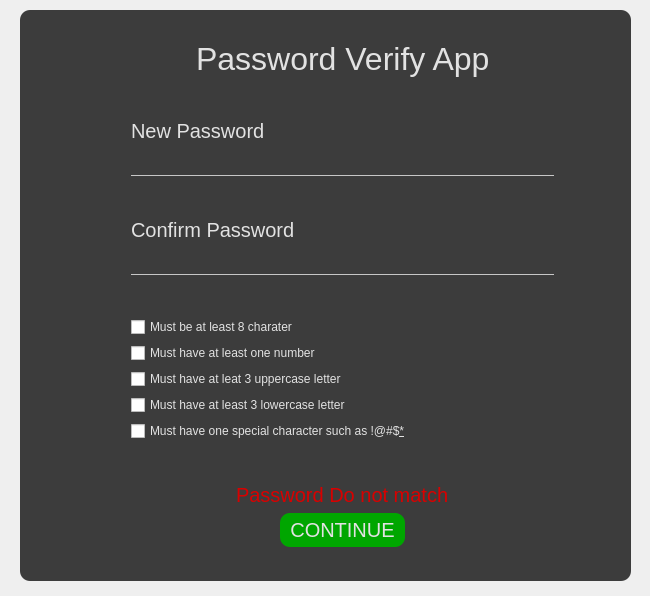
<?xml version="1.0" encoding="UTF-8"?>
<ui version="4.0">
 <class>PasswordVerifyApp</class>
 <widget class="QMainWindow" name="PasswordVerifyApp">
  <property name="geometry">
   <rect>
    <x>0</x>
    <y>0</y>
    <width>650</width>
    <height>596</height>
   </rect>
  </property>
  <property name="windowTitle">
   <string>PasswordVerifyApp</string>
  </property>
  <property name="autoFillBackground">
   <bool>false</bool>
  </property>
  <property name="styleSheet">
   <string notr="true">* {
color: rgb(226, 226, 226);
font-family: &quot;Roboto&quot;;
font-size: 15pt;
}

#PasswordVerifyApp {
background-image: url(:/backgroud/prefix1/bg);
background-position: center;
}

#appTitle {
font-size: 24pt;
text-transform: uppercase;
}
#frame {
border-radius: 10px;
background-color: rgba(49, 49, 49, 240);
}

QLineEdit {
background: transparent;
border: none;
border-bottom: 1px solid #c7c7c7;
}

QLineEdit ::hover {
border-bottom: 1px solid #49df49;
}

QCheckBox {
font-size: 9pt
}

#matchLabel{
color: rgb(216, 0, 0);
}

QPushButton {
padding: 5px 10px;
background-color: rgb(0, 166, 0);
border-radius: 10px;

}</string>
  </property>
  <widget class="QWidget" name="centralWidget">
   <widget class="QFrame" name="frame">
    <property name="geometry">
     <rect>
      <x>20</x>
      <y>10</y>
      <width>611</width>
      <height>571</height>
     </rect>
    </property>
    <property name="autoFillBackground">
     <bool>false</bool>
    </property>
    <property name="styleSheet">
     <string notr="true"/>
    </property>
    <property name="frameShape">
     <enum>QFrame::StyledPanel</enum>
    </property>
    <property name="frameShadow">
     <enum>QFrame::Raised</enum>
    </property>
    <widget class="QWidget" name="layoutWidget">
     <property name="geometry">
      <rect>
       <x>100</x>
       <y>20</y>
       <width>445</width>
       <height>528</height>
      </rect>
     </property>
     <layout class="QVBoxLayout" name="verticalLayout_4">
      <item>
       <layout class="QHBoxLayout" name="horizontalLayout">
        <item>
         <spacer name="horizontalSpacer">
          <property name="orientation">
           <enum>Qt::Horizontal</enum>
          </property>
          <property name="sizeHint" stdset="0">
           <size>
            <width>40</width>
            <height>20</height>
           </size>
          </property>
         </spacer>
        </item>
        <item>
         <widget class="QLabel" name="appTitle">
          <property name="styleSheet">
           <string notr="true"/>
          </property>
          <property name="text">
           <string>Password Verify App</string>
          </property>
         </widget>
        </item>
        <item>
         <spacer name="horizontalSpacer_2">
          <property name="orientation">
           <enum>Qt::Horizontal</enum>
          </property>
          <property name="sizeHint" stdset="0">
           <size>
            <width>40</width>
            <height>20</height>
           </size>
          </property>
         </spacer>
        </item>
       </layout>
      </item>
      <item>
       <spacer name="verticalSpacer">
        <property name="orientation">
         <enum>Qt::Vertical</enum>
        </property>
        <property name="sizeHint" stdset="0">
         <size>
          <width>20</width>
          <height>40</height>
         </size>
        </property>
       </spacer>
      </item>
      <item>
       <layout class="QVBoxLayout" name="verticalLayout">
        <item>
         <widget class="QLabel" name="passwordLabel">
          <property name="text">
           <string>New Password</string>
          </property>
         </widget>
        </item>
        <item>
         <widget class="QLineEdit" name="PasswordLineEdit"/>
        </item>
       </layout>
      </item>
      <item>
       <spacer name="verticalSpacer_6">
        <property name="orientation">
         <enum>Qt::Vertical</enum>
        </property>
        <property name="sizeHint" stdset="0">
         <size>
          <width>20</width>
          <height>40</height>
         </size>
        </property>
       </spacer>
      </item>
      <item>
       <layout class="QVBoxLayout" name="verticalLayout_2">
        <item>
         <widget class="QLabel" name="passwordLabel_2">
          <property name="text">
           <string>Confirm Password</string>
          </property>
         </widget>
        </item>
        <item>
         <widget class="QLineEdit" name="confirmPasswordLineEdit"/>
        </item>
       </layout>
      </item>
      <item>
       <spacer name="verticalSpacer_2">
        <property name="orientation">
         <enum>Qt::Vertical</enum>
        </property>
        <property name="sizeHint" stdset="0">
         <size>
          <width>20</width>
          <height>40</height>
         </size>
        </property>
       </spacer>
      </item>
      <item>
       <layout class="QVBoxLayout" name="verticalLayout_3">
        <item>
         <widget class="QCheckBox" name="condition1">
          <property name="text">
           <string>Must be at least 8 charater</string>
          </property>
         </widget>
        </item>
        <item>
         <widget class="QCheckBox" name="condition2">
          <property name="text">
           <string>Must have at least one number</string>
          </property>
         </widget>
        </item>
        <item>
         <widget class="QCheckBox" name="condition3">
          <property name="text">
           <string>Must have at leat 3 uppercase letter</string>
          </property>
         </widget>
        </item>
        <item>
         <widget class="QCheckBox" name="condition4">
          <property name="text">
           <string>Must have at least 3 lowercase letter</string>
          </property>
         </widget>
        </item>
        <item>
         <widget class="QCheckBox" name="condition5">
          <property name="text">
           <string>Must have one special character such as !@#$&amp;*</string>
          </property>
         </widget>
        </item>
       </layout>
      </item>
      <item>
       <spacer name="verticalSpacer_5">
        <property name="orientation">
         <enum>Qt::Vertical</enum>
        </property>
        <property name="sizeHint" stdset="0">
         <size>
          <width>20</width>
          <height>40</height>
         </size>
        </property>
       </spacer>
      </item>
      <item>
       <layout class="QHBoxLayout" name="horizontalLayout_3">
        <item>
         <spacer name="horizontalSpacer_5">
          <property name="orientation">
           <enum>Qt::Horizontal</enum>
          </property>
          <property name="sizeHint" stdset="0">
           <size>
            <width>40</width>
            <height>20</height>
           </size>
          </property>
         </spacer>
        </item>
        <item>
         <widget class="QLabel" name="matchLabel">
          <property name="text">
           <string>Password Do not match</string>
          </property>
         </widget>
        </item>
        <item>
         <spacer name="horizontalSpacer_6">
          <property name="orientation">
           <enum>Qt::Horizontal</enum>
          </property>
          <property name="sizeHint" stdset="0">
           <size>
            <width>40</width>
            <height>20</height>
           </size>
          </property>
         </spacer>
        </item>
       </layout>
      </item>
      <item>
       <layout class="QHBoxLayout" name="horizontalLayout_2">
        <item>
         <spacer name="horizontalSpacer_3">
          <property name="orientation">
           <enum>Qt::Horizontal</enum>
          </property>
          <property name="sizeHint" stdset="0">
           <size>
            <width>40</width>
            <height>20</height>
           </size>
          </property>
         </spacer>
        </item>
        <item>
         <widget class="QPushButton" name="continueBtn">
          <property name="text">
           <string>CONTINUE</string>
          </property>
         </widget>
        </item>
        <item>
         <spacer name="horizontalSpacer_4">
          <property name="orientation">
           <enum>Qt::Horizontal</enum>
          </property>
          <property name="sizeHint" stdset="0">
           <size>
            <width>40</width>
            <height>20</height>
           </size>
          </property>
         </spacer>
        </item>
       </layout>
      </item>
     </layout>
    </widget>
   </widget>
  </widget>
 </widget>
 <layoutdefault spacing="6" margin="11"/>
 <resources/>
 <connections/>
</ui>
